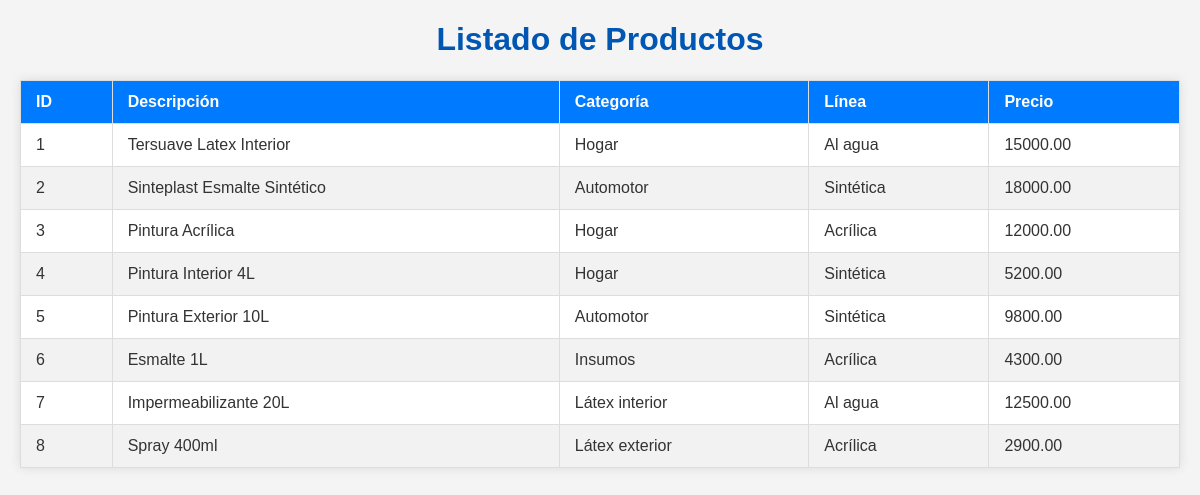
The app's page /lista_productos.php with its own data.
### tables this page shows
CREATE TABLE `productos` (
  `idproducto` int(11) NOT NULL,
  `descripcion` varchar(100) NOT NULL,
  `idcategorias` int(11) NOT NULL,
  `idlinea` int(11) NOT NULL,
  `precio` decimal(10,2) NOT NULL
);

CREATE TABLE `categorias` (
  `idcategorias` int(11) NOT NULL,
  `descripcion` varchar(100) NOT NULL
);

CREATE TABLE `linea` (
  `idlinea` int(11) NOT NULL,
  `descripcion` varchar(100) NOT NULL
);

### lista_productos.php (the view, shortened to what this page needs)
<?php
$conn = new mysqli($servername, $username, $password, $dbname);
$sql = "SELECT p.idproducto, p.descripcion, c.descripcion as categoria, l.descripcion as linea, p.precio, p.idcategorias, p.idlinea
        FROM productos p
        JOIN categorias c ON p.idcategorias = c.idcategorias
        JOIN linea l ON p.idlinea = l.idlinea";
$result = $conn->query($sql);
?>
<!DOCTYPE html>
<html lang="es">
<head>
</head>
<body>
    <h1>Listado de Productos</h1>
    <table>
        <thead>
            <tr>
                <th>ID</th>
                <th>Descripción</th>
                <th>Categoría</th>
                <th>Línea</th>
                <th>Precio</th>
            </tr>
        </thead>
        <tbody>
            <?php
            if ($result->num_rows > 0) {
                while($row = $result->fetch_assoc()) {
                    echo "<tr data-id='" . $row["idproducto"] . "'>";
                    echo "<td>" . $row["idproducto"] . "</td>";
                    echo "<td class='editable' data-field='descripcion'>" . htmlspecialchars($row["descripcion"]) . "</td>";
                    echo "<td class='editable' data-field='idcategorias' data-current-id='" . $row["idcategorias"] . "'>" . htmlspecialchars($row["categoria"]) . "</td>";
                    echo "<td class='editable' data-field='idlinea' data-current-id='" . $row["idlinea"] . "'>" . htmlspecialchars($row["linea"]) . "</td>";
                    echo "<td class='editable' data-field='precio'>" . htmlspecialchars($row["precio"]) . "</td>";
                    echo "</tr>";
                }
            } else {
                echo "<tr><td colspan='5'>No hay productos para mostrar</td></tr>";
            }
            ?>
        </tbody>
    </table>
</body>
</html>

### lista_productos.php (style rules this page uses)
body { font-family: Arial, sans-serif; margin: 20px; background-color: #f4f4f4; color: #333; }
h1 { color: #0056b3; text-align: center; }
table { width: 100%; border-collapse: collapse; margin-top: 20px; box-shadow: 0 0 10px rgba(0, 0, 0, 0.1); background-color: #fff; }
th, td { padding: 12px 15px; border: 1px solid #ddd; text-align: left; }
th { background-color: #007bff; color: white; }
tr:nth-child(even) { background-color: #f2f2f2; }
.editable { cursor: pointer; }

### records on screen
productos: idproducto "1", descripcion "Tersuave Latex Interior", idcategorias.descripcion "Hogar", idlinea.descripcion "Al agua", precio "15000.00"
productos: idproducto "2", descripcion "Sinteplast Esmalte Sintético", idcategorias.descripcion "Automotor", idlinea.descripcion "Sintética", precio "18000.00"
productos: idproducto "3", descripcion "Pintura Acrílica", idcategorias.descripcion "Hogar", idlinea.descripcion "Acrílica", precio "12000.00"
productos: idproducto "4", descripcion "Pintura Interior 4L", idcategorias.descripcion "Hogar", idlinea.descripcion "Sintética", precio "5200.00"
productos: idproducto "5", descripcion "Pintura Exterior 10L", idcategorias.descripcion "Automotor", idlinea.descripcion "Sintética", precio "9800.00"
productos: idproducto "6", descripcion "Esmalte 1L", idcategorias.descripcion "Insumos", idlinea.descripcion "Acrílica", precio "4300.00"
productos: idproducto "7", descripcion "Impermeabilizante 20L", idcategorias.descripcion "Látex interior", idlinea.descripcion "Al agua", precio "12500.00"
productos: idproducto "8", descripcion "Spray 400ml", idcategorias.descripcion "Látex exterior", idlinea.descripcion "Acrílica", precio "2900.00"
